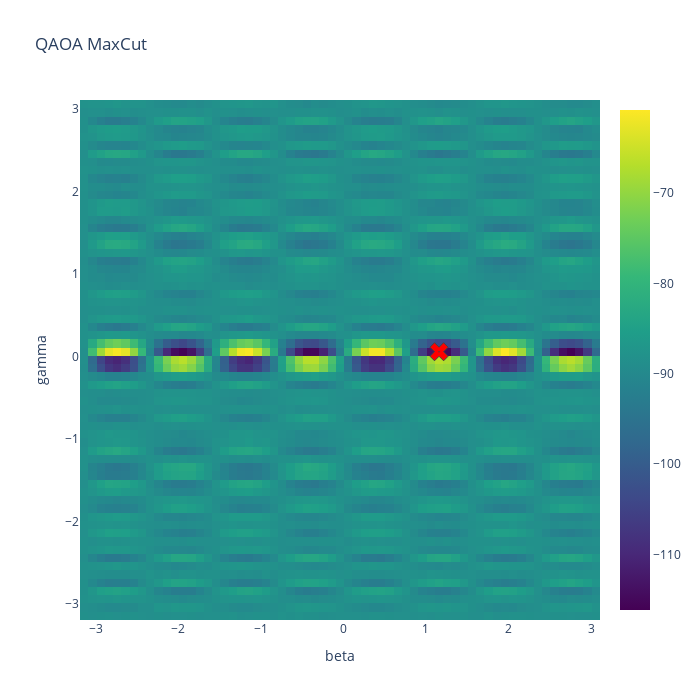

Notebook code for this chart:
### Code cell
# Plot Heatmap 
fig = go.Figure(data=go.Heatmap(z=landscape, y=b_beta, x=a_gamma, type = 'heatmap', colorscale = 'viridis'))

# Update Layout
fig.update_layout(title="QAOA MaxCut", width=700, height=700, xaxis_title="beta", yaxis_title="gamma")

# Display Global Minimium 
fig.add_trace(
    go.Scatter(mode="markers", y=[opt_beta], x=[opt_gamma], marker_symbol=[204], text = [landscape[i,j]],
                   marker_color="red",  hovertemplate="x: %{x}<br>y: %{y}<br> z: %{text:.2f}<extra></extra>", 
                   marker_line_width=1, marker_size=16))

### Figure 1 — Plotly figure (JSON) as saved in the notebook; plotly's stock layout.template omitted (floating-point values rounded to 4 significant figures; data arrays with more than 128 entries replaced by an {"elided": "..."} marker saying what was removed)
{"data": [{"colorscale": [[0, "#440154"], [0.1111, "#482878"], [0.2222, "#3e4989"], [0.3333, "#31688e"], [0.4444, "#26828e"], [0.5556, "#1f9e89"], [0.6667, "#35b779"], [0.7778, "#6ece58"], [0.8889, "#b5de2b"], [1, "#fde725"]], "type": "heatmap", "x": [-3.142, -3.042, -2.942, -2.842, -2.742, -2.642, -2.542, -2.442, -2.342, -2.242, -2.142, -2.042, -1.942, -1.842, -1.742, -1.642, -1.542, -1.442, -1.342, -1.242, -1.142, -1.042, -0.9416, -0.8416, -0.7416, -0.6416, -0.5416, -0.4416, -0.3416, -0.2416, -0.1416, -0.04159, 0.05841, 0.1584, 0.2584, 0.3584, 0.4584, 0.5584, 0.6584, 0.7584, 0.8584, 0.9584, 1.058, 1.158, 1.258, 1.358, 1.458, 1.558, 1.658, 1.758, 1.858, 1.958, 2.058, 2.158, 2.258, 2.358, 2.458, 2.558, 2.658, 2.758, 2.858, 2.958, 3.058], "y": [-3.142, -3.042, -2.942, -2.842, -2.742, -2.642, -2.542, -2.442, -2.342, -2.242, -2.142, -2.042, -1.942, -1.842, -1.742, -1.642, -1.542, -1.442, -1.342, -1.242, -1.142, -1.042, -0.9416, -0.8416, -0.7416, -0.6416, -0.5416, -0.4416, -0.3416, -0.2416, -0.1416, -0.04159, 0.05841, 0.1584, 0.2584, 0.3584, 0.4584, 0.5584, 0.6584, 0.7584, 0.8584, 0.9584, 1.058, 1.158, 1.258, 1.358, 1.458, 1.558, 1.658, 1.758, 1.858, 1.958, 2.058, 2.158, 2.258, 2.358, 2.458, 2.558, 2.658, 2.758, 2.858, 2.958, 3.058], "z": {"elided": "63x63 float values"}}, {"hovertemplate": "x: %{x}<br>y: %{y}<br> z: %{text:.2f}<extra></extra>", "marker": {"color": "red", "line": {"width": 1}, "size": 16, "symbol": [204]}, "mode": "markers", "text": ["-116.15299987792969"], "type": "scatter", "x": [1.158], "y": [0.05841]}], "layout": {"height": 700, "title": {"text": "QAOA MaxCut"}, "width": 700, "xaxis": {"title": {"text": "beta"}}, "yaxis": {"title": {"text": "gamma"}}}}
